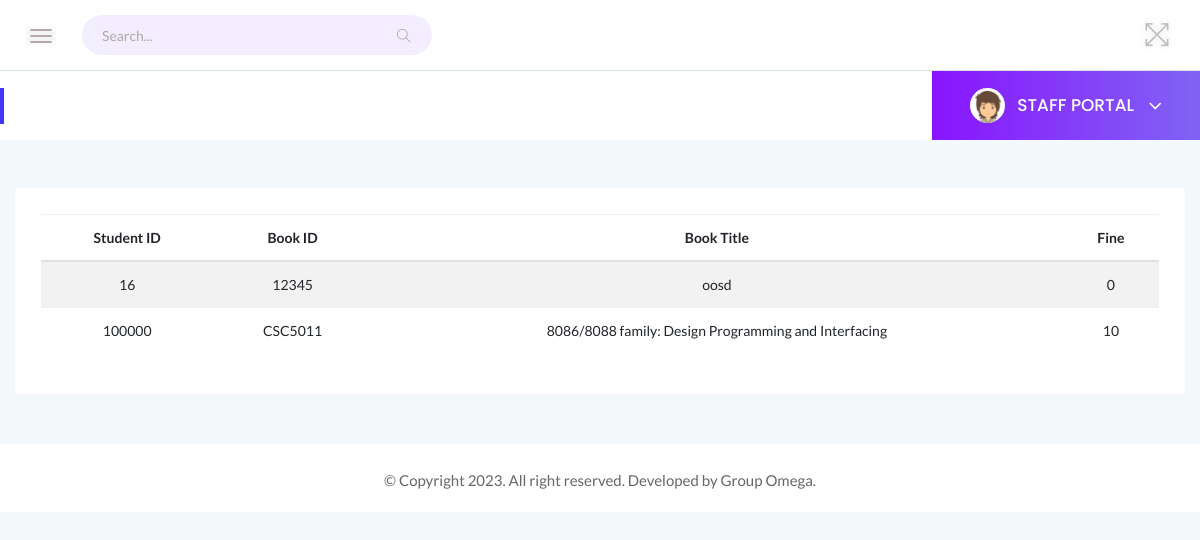
The app's page /admin/allissuedbooks.php (signed in) with its own data.
### tables this page shows
CREATE TABLE `book` (
  `ISBN` varchar(8) NOT NULL,
  `TITLE` varchar(100) NOT NULL,
  `LANGUAGE` varchar(20) NOT NULL,
  `PUBLISHER` varchar(30) DEFAULT NULL,
  `MRP` int(11) NOT NULL,
  `PUB_DATE` date NOT NULL,
  `QUANTITY` int(11) NOT NULL
);

CREATE TABLE `issued_books` (
  `student_rollno` int(6) NOT NULL,
  `ISBN` varchar(20) NOT NULL,
  `ISSUED_DATE` date NOT NULL,
  `RENEWED_DATE` date NOT NULL,
  `FINE` int(11) NOT NULL
);

### admin/allissuedbooks.php (the view, shortened to what this page needs)
<?php
require_once('connect.php');
include 'header.php';
include('navbar.php');?>
<div class="main-content-inner">
<div class="row">
<div class="col-12">
            <div class="card mt-5">
                <div class="card-body table-responsive">
	<table class="table table-striped text-center">
	  <thead>
	    <tr>
	      <th scope="col">Student ID</th>
	      <th scope="col">Book ID</th>
	      <th scope="col">Book Title</th>
	      <th scope="col">Fine</th>
	    </tr>
	  </thead>
	  <tbody>
		<?php
			$query="SELECT * FROM book,issued_books WHERE book.ISBN = issued_books.ISBN ORDER BY student_rollno ASC";
            if(!($result = mysqli_query($conn, $query))){
                echo "Retrieval of data from database failed".mysql_error();
            }
            if(mysqli_num_rows($result)>0){
                while ($row=mysqli_fetch_assoc($result)){
                    echo "<tr><td>".$row["student_rollno"]."</td><td>".$row["ISBN"]."</td><td>".$row["TITLE"]."</td><td>".$row["FINE"]."</td></tr>";
                }
            }
            else{
                echo "0 Results";
            }
            mysqli_close($conn)?>
        </tbody>
	</table>
</div>
</div>
</div>
</div>
</div>
<?php include('footer.php');?>

### assets/css/styles.css (style rules this page uses)
.card { border: none; border-radius: 4px; background-color: #fff; -webkit-transition: all 0.3s ease 0s; transition: all 0.3s ease 0s; }
.card-body { padding: 25.6px; padding: 1.6rem; }
.main-content-inner { padding: 0 30px 50px; }
table tr th { border-bottom: none; }
table tr th, table tr td { border-top: 1px solid rgba(120, 130, 140, 0.13) !important; }

### records on screen
book: issued_books.student_rollno "16", issued_books.ISBN "12345", TITLE "oosd", issued_books.FINE "0"
book: issued_books.student_rollno "100000", issued_books.ISBN "CSC5011", TITLE "8086/8088 family: Design Programming and Interfacing", issued_books.FINE "10"
